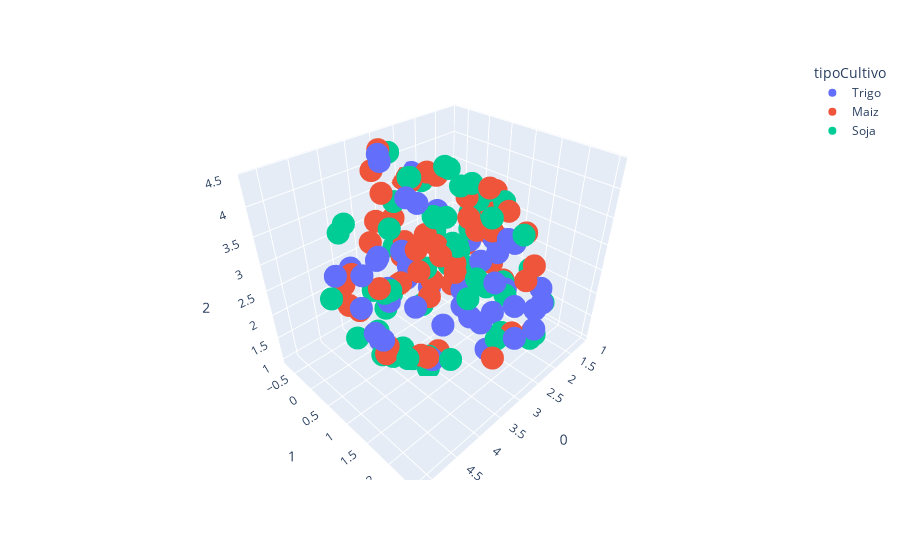

The notebook cell saved with this chart:
### Code cell
umap_3d = umap.UMAP(n_components=3, random_state=42)

proj_3d = umap_3d.fit_transform(df_std)

fig_3d = px.scatter_3d(
    proj_3d, x=0, y=1, z=2,
    color=y, labels={'color': 'tipoCultivo'}
)
fig_3d.update_traces(marker_size=8)

fig_3d.show()
